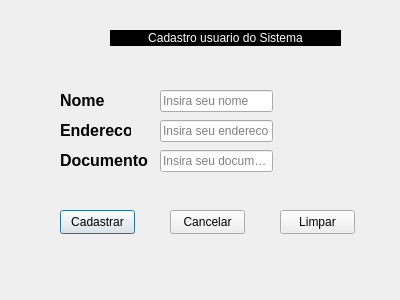
<?xml version="1.0" encoding="UTF-8"?>
<ui version="4.0">
 <class>Dialog</class>
 <widget class="QDialog" name="Dialog">
  <property name="geometry">
   <rect>
    <x>0</x>
    <y>0</y>
    <width>400</width>
    <height>300</height>
   </rect>
  </property>
  <property name="windowTitle">
   <string>Dialog</string>
  </property>
  <widget class="QLineEdit" name="ImputDoc">
   <property name="geometry">
    <rect>
     <x>160</x>
     <y>150</y>
     <width>113</width>
     <height>22</height>
    </rect>
   </property>
   <property name="placeholderText">
    <string>Insira seu documento</string>
   </property>
  </widget>
  <widget class="QLabel" name="label">
   <property name="geometry">
    <rect>
     <x>110</x>
     <y>30</y>
     <width>231</width>
     <height>16</height>
    </rect>
   </property>
   <property name="whatsThis">
    <string>&lt;html&gt;&lt;head/&gt;&lt;body&gt;&lt;p align=&quot;center&quot;&gt;&lt;br/&gt;&lt;/p&gt;&lt;/body&gt;&lt;/html&gt;</string>
   </property>
   <property name="styleSheet">
    <string notr="true">background-color: rgb(0, 0, 0);
color: rgb(255, 255, 255);</string>
   </property>
   <property name="text">
    <string>&lt;html&gt;&lt;head/&gt;&lt;body&gt;&lt;p align=&quot;center&quot;&gt;Cadastro usuario do Sistema&lt;/p&gt;&lt;/body&gt;&lt;/html&gt;</string>
   </property>
  </widget>
  <widget class="QLineEdit" name="ImputEndereco">
   <property name="geometry">
    <rect>
     <x>160</x>
     <y>120</y>
     <width>113</width>
     <height>22</height>
    </rect>
   </property>
   <property name="placeholderText">
    <string>Insira seu endereco</string>
   </property>
  </widget>
  <widget class="QPushButton" name="BtnCad">
   <property name="geometry">
    <rect>
     <x>60</x>
     <y>210</y>
     <width>75</width>
     <height>24</height>
    </rect>
   </property>
   <property name="text">
    <string>Cadastrar</string>
   </property>
  </widget>
  <widget class="QPushButton" name="BtnCancelar">
   <property name="geometry">
    <rect>
     <x>170</x>
     <y>210</y>
     <width>75</width>
     <height>24</height>
    </rect>
   </property>
   <property name="text">
    <string>Cancelar</string>
   </property>
  </widget>
  <widget class="QLabel" name="label_3">
   <property name="geometry">
    <rect>
     <x>60</x>
     <y>120</y>
     <width>71</width>
     <height>21</height>
    </rect>
   </property>
   <property name="text">
    <string>&lt;html&gt;&lt;head/&gt;&lt;body&gt;&lt;p&gt;&lt;span style=&quot; font-size:12pt; font-weight:700;&quot;&gt;Endereco&lt;/span&gt;&lt;/p&gt;&lt;/body&gt;&lt;/html&gt;</string>
   </property>
  </widget>
  <widget class="QLabel" name="label_2">
   <property name="geometry">
    <rect>
     <x>60</x>
     <y>90</y>
     <width>51</width>
     <height>21</height>
    </rect>
   </property>
   <property name="text">
    <string>&lt;html&gt;&lt;head/&gt;&lt;body&gt;&lt;p&gt;&lt;span style=&quot; font-size:12pt; font-weight:700;&quot;&gt;Nome&lt;/span&gt;&lt;/p&gt;&lt;/body&gt;&lt;/html&gt;</string>
   </property>
  </widget>
  <widget class="QLineEdit" name="ImputNome">
   <property name="geometry">
    <rect>
     <x>160</x>
     <y>90</y>
     <width>113</width>
     <height>22</height>
    </rect>
   </property>
   <property name="placeholderText">
    <string>Insira seu nome</string>
   </property>
  </widget>
  <widget class="QLabel" name="label_4">
   <property name="geometry">
    <rect>
     <x>60</x>
     <y>150</y>
     <width>91</width>
     <height>21</height>
    </rect>
   </property>
   <property name="text">
    <string>&lt;html&gt;&lt;head/&gt;&lt;body&gt;&lt;p&gt;&lt;span style=&quot; font-size:12pt; font-weight:700;&quot;&gt;Documento&lt;/span&gt;&lt;/p&gt;&lt;/body&gt;&lt;/html&gt;</string>
   </property>
  </widget>
  <widget class="QPushButton" name="BtnLimpar">
   <property name="geometry">
    <rect>
     <x>280</x>
     <y>210</y>
     <width>75</width>
     <height>24</height>
    </rect>
   </property>
   <property name="text">
    <string>Limpar</string>
   </property>
  </widget>
 </widget>
 <resources>
  <include location="tela.qrc"/>
 </resources>
 <connections/>
</ui>
